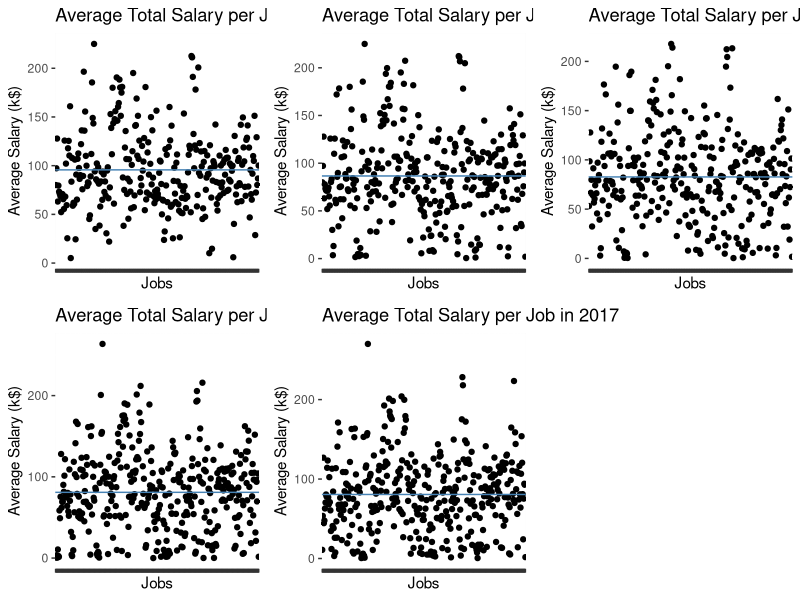
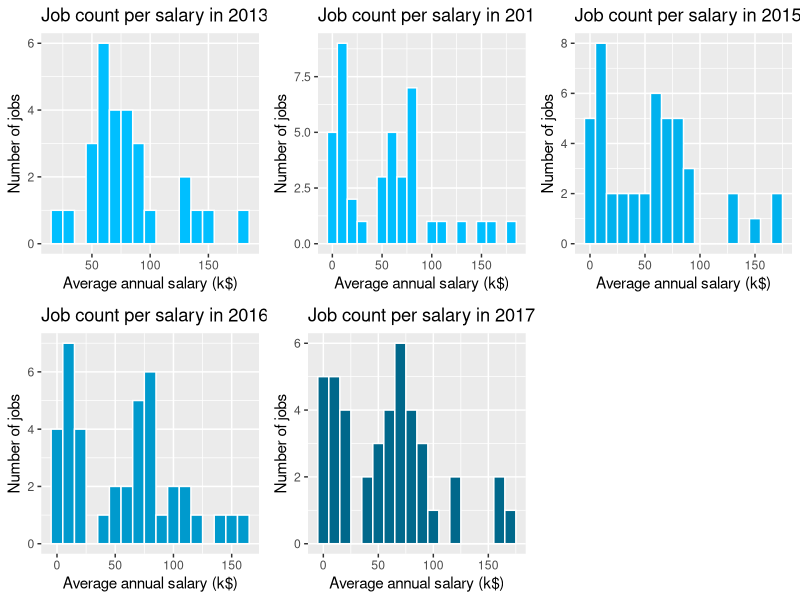
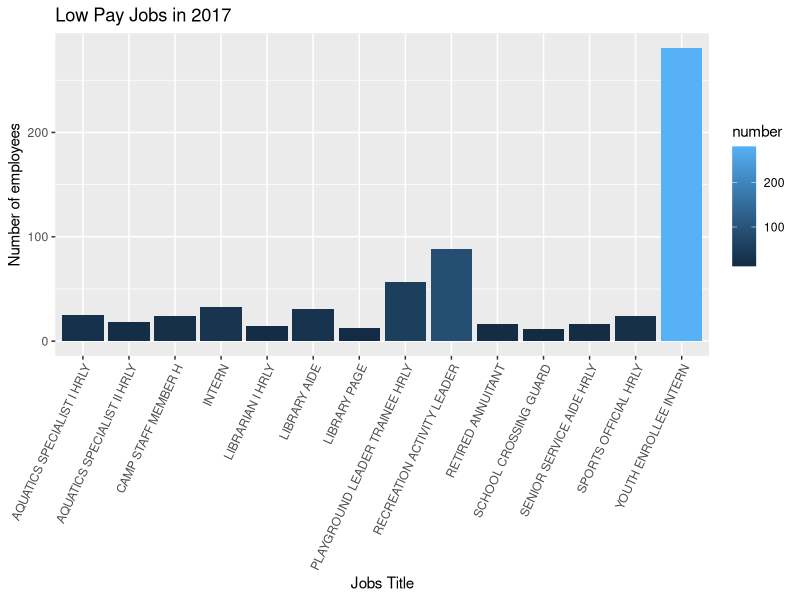
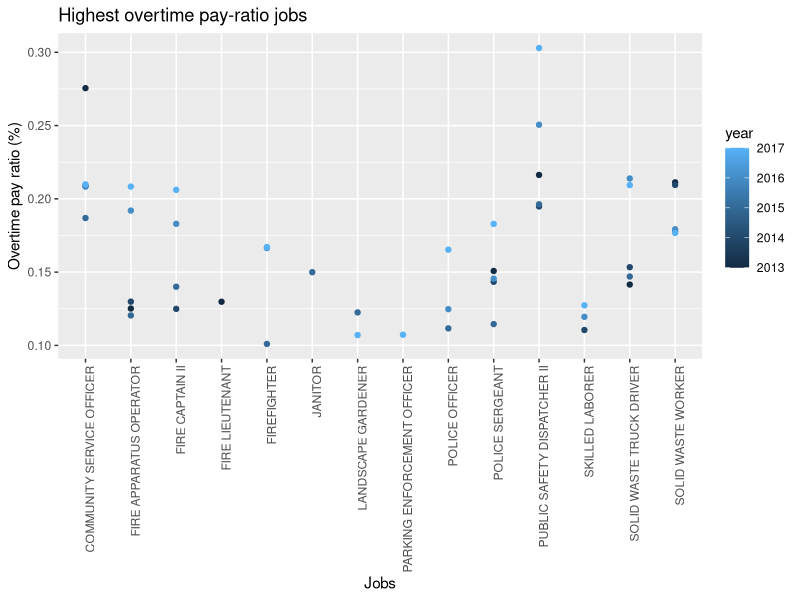
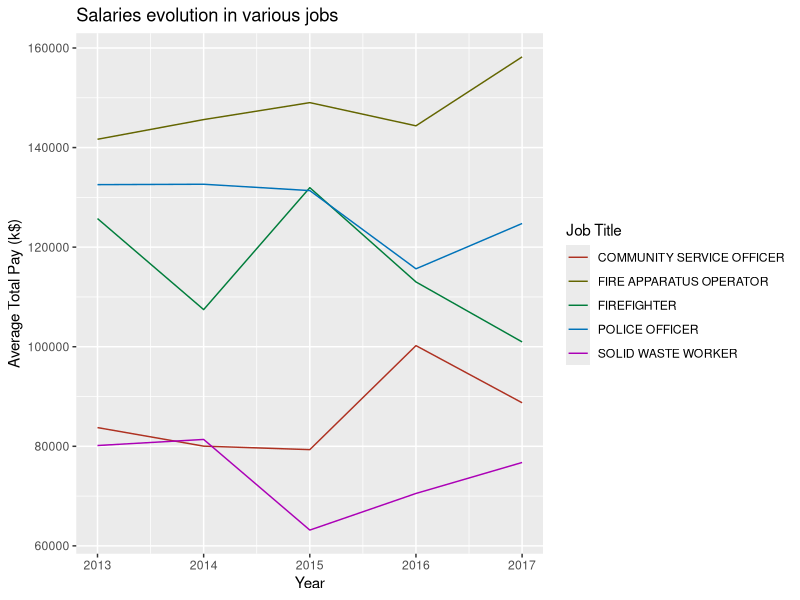

R code for these plots, in order:
# import the libraries that we will use 
# ggplot for drawing pictures plyr for dealing with datas and grid for ranging figures
install.packages("ggplot2")
install.packages("gridExtra")

library(ggplot2)
library(plyr)
library(grid)
library(gridExtra)

# set workspace -- write your own here
setwd("E:\\2018-2019_1\\R\\ComptRendu")

# open files of csv -> dataframe
Berkeley_2013 <- read.csv(file = "berkeley-2013.csv",header = TRUE,sep = ',')
Berkeley_2014 <- read.csv(file = "berkeley-2014.csv",header = TRUE,sep = ',')
Berkeley_2015 <- read.csv(file = "berkeley-2015.csv",header = TRUE,sep = ',')
Berkeley_2016 <- read.csv(file = "berkeley-2016.csv",header = TRUE,sep = ',')
Berkeley_2017 <- read.csv(file = "berkeley-2017.csv",header = TRUE,sep = ',')

# a little discription of dataframes
head(Berkeley_2013)
head(Berkeley_2014)
head(Berkeley_2015)
head(Berkeley_2016)
head(Berkeley_2017)

# have a look at how many people for each job
# these two functions do the same things
table(Berkeley_2017$Job.Title)
count(Berkeley_2017,vars="Job.Title")

# ----------------------------------------------------------

# First figure: General overview
# show the average salary of each job for these five yeas

# use ddply to regroup datas
# we will present it in k$
average_2013 <- ddply(Berkeley_2013,.(Job.Title),summarise,average_salary=mean(Total.Pay)/1000)
average_2014 <- ddply(Berkeley_2014,.(Job.Title),summarise,average_salary=mean(Total.Pay)/1000)
average_2015 <- ddply(Berkeley_2015,.(Job.Title),summarise,average_salary=mean(Total.Pay)/1000)
average_2016 <- ddply(Berkeley_2016,.(Job.Title),summarise,average_salary=mean(Total.Pay)/1000)
average_2017 <- ddply(Berkeley_2017,.(Job.Title),summarise,average_salary=mean(Total.Pay)/1000)

# draw the five figures for these five years
g1_13 <- ggplot(average_2013,aes(Job.Title,average_salary))+geom_point()+ggtitle("Average Total Salary per Job in 2013")+labs(x="Jobs", y="Average Salary (k$)")+theme(axis.text.x = element_blank())
g1_14 <- ggplot(average_2014,aes(Job.Title,average_salary))+geom_point()+ggtitle("Average Total Salary per Job in 2014")+labs(x="Jobs", y="Average Salary (k$)")+theme(axis.text.x = element_blank())
g1_15 <- ggplot(average_2015,aes(Job.Title,average_salary))+geom_point()+ggtitle("Average Total Salary per Job in 2015")+labs(x="Jobs", y="Average Salary (k$)")+theme(axis.text.x = element_blank())
g1_16 <- ggplot(average_2016,aes(Job.Title,average_salary))+geom_point()+ggtitle("Average Total Salary per Job in 2016")+labs(x="Jobs", y="Average Salary (k$)")+theme(axis.text.x = element_blank())
g1_17 <- ggplot(average_2017,aes(Job.Title,average_salary))+geom_point()+ggtitle("Average Total Salary per Job in 2017")+labs(x="Jobs", y="Average Salary (k$)")+theme(axis.text.x = element_blank())

# ... plot a line for mean.
#to know the average salary per job. We can see how many jobs are under and below
g1_13 <- g1_13 + geom_hline(yintercept=mean(average_2013$average_salary), color='steelblue')
g1_14 <- g1_14 + geom_hline(yintercept=mean(average_2014$average_salary),color='steelblue')
g1_15 <- g1_15 + geom_hline(yintercept=mean(average_2015$average_salary), color='steelblue')
g1_16 <- g1_16 + geom_hline(yintercept=mean(average_2016$average_salary),color='steelblue')
g1_17 <- g1_17 + geom_hline(yintercept=mean(average_2017$average_salary),color='steelblue')

# draw them in the same figure to compare more clearly
grid.arrange(g1_13,g1_14,g1_15,g1_16,g1_17,nrow=2)

# ----------------------------------------------------------
# Second figure
# point picture is so large, we want to range them and compare diffrent ranges for each year
# with this figure of different years, we can analyse the economie trend clearly

# In this dataframe, some job have only one observation, they are not credible
# From now on, we will only focus on the cols who have more than 10 observations

# inner function to calculate observation numbers, average total pay and average of overtime pay 
cal_number_average <- function(df){
  return (data.frame(number = nrow(df),average_total=mean(df$Total.Pay),average_overtime=mean(df$Overtime.Pay)))
}

# for each df, we group them by jobs by using the function above
average_2013_with_number <- ddply(Berkeley_2013,.(Job.Title),cal_number_average)
average_2014_with_number <- ddply(Berkeley_2014,.(Job.Title),cal_number_average)
average_2015_with_number <- ddply(Berkeley_2015,.(Job.Title),cal_number_average)
average_2016_with_number <- ddply(Berkeley_2016,.(Job.Title),cal_number_average)
average_2017_with_number <- ddply(Berkeley_2017,.(Job.Title),cal_number_average)

# select credible datas who has more than 10 observations
average_2013_credible <- subset(average_2013_with_number, number > 10)
average_2014_credible <- subset(average_2014_with_number, number > 10)
average_2015_credible <- subset(average_2015_with_number, number > 10)
average_2016_credible <- subset(average_2016_with_number, number > 10)
average_2017_credible <- subset(average_2017_with_number, number > 10)

# Plot
g2_13 <- ggplot(data = average_2013_credible,aes(x = average_total/1000,colour=year)) + geom_histogram(color = "white",fill = "deepskyblue",binwidth = 10) + ggtitle("Job count per salary in 2013") + labs(x="Average annual salary (k$)", y="Number of jobs")
g2_14 <- ggplot(data = average_2014_credible,aes(x = average_total/1000,colour=year))+geom_histogram(color = "white",fill = "deepskyblue1",binwidth = 10)+ ggtitle("Job count per salary in 2014") + labs(x="Average annual salary (k$)", y="Number of jobs")
g2_15 <- ggplot(data = average_2015_credible,aes(x = average_total/1000,colour=year))+geom_histogram(color = "white",fill = "deepskyblue2",binwidth = 10)+ ggtitle("Job count per salary in 2015") + labs(x="Average annual salary (k$)", y="Number of jobs")
g2_16 <- ggplot(data = average_2016_credible,aes(x = average_total/1000,colour=year))+geom_histogram(color = "white",fill = "deepskyblue3",binwidth = 10)+ ggtitle("Job count per salary in 2016") + labs(x="Average annual salary (k$)", y="Number of jobs")
g2_17 <- ggplot(data = average_2017_credible,aes(x = average_total/1000,colour=year))+geom_histogram(color = "white",fill = "deepskyblue4",binwidth = 10)+ ggtitle("Job count per salary in 2017") + labs(x="Average annual salary (k$)", y="Number of jobs")
grid.arrange(g2_13,g2_14,g2_15,g2_16,g2_17,nrow=2)
average_2013_credible

# ----------------------------------------------------------
# Third figure
# select jobs with a salary under the poverty threshold in 2017
low_2017 <- subset(average_2017_credible, average_total < 24000)
ggplot(data = low_2017,aes(x=Job.Title, y=number, fill=number))+geom_histogram(stat = "identity")+labs(title="Low Pay Jobs in 2017", x="Jobs Title", y="Number of employees")+theme(axis.text.x = element_text(angle = 65, hjust = 1))

# ----------------------------------------------------------
# Fourth figure
# Now we gonna analyse the overtime ratio to have a general look at different jobs

# connect these 5 dataframes and then plot it
# because we want to have a look of all the datas in one figure
# for each dataframe we add a colone to mark his year
average_2013_credible$year <- 2013
average_2014_credible$year <- 2014
average_2015_credible$year <- 2015
average_2016_credible$year <- 2016
average_2017_credible$year <- 2017

# add these five dataframes together
average_total_credible <- rbind(average_2013_credible,average_2014_credible,average_2015_credible,average_2016_credible,average_2017_credible)

# calculate the overtime ratio for each job
average_total_credible$overtime_ratio <- (average_total_credible$average_overtime)/(average_total_credible$average_total)

# select the ratio who is higher than 10%
average_total_credible_overtime <- subset(average_total_credible,overtime_ratio>0.1)

# Here we get a dataframe who contains all the credible datas
average_total_credible_overtime

# draw figure highest overtime pay-ratio jobs
ggplot(average_total_credible_overtime)+geom_point(aes(x=Job.Title,y=overtime_ratio,color=year))+theme(axis.text.x = element_text(angle = 90, hjust = 1))+labs(y="Overtime pay ratio (%)", x="Jobs", title = "Highest overtime pay-ratio jobs")


# ----------------------------------------------------------
# Fifth figure
# Here we continue analysing the jobs with high over-time ratio

# First chose five jobs we want to analyse for this figure
job1 <- subset(average_total_credible,Job.Title=="POLICE OFFICER")
job2 <- subset(average_total_credible,Job.Title=="COMMUNITY SERVICE OFFICER")
job3 <- subset(average_total_credible,Job.Title=="SOLID WASTE WORKER")
job4 <- subset(average_total_credible,Job.Title=="FIRE APPARATUS OPERATOR")
job5 <- subset(average_total_credible,Job.Title=="FIREFIGHTER")

# combien these five dataframes
jobs <- rbind(job1,job2,job3,job4,job5)

# plot
ggplot(jobs)+geom_line(aes(x=year,y=average_total,color=Job.Title))+labs(y="Average Total Pay (k$)", x = "Year", title = "Salaries evolution in various jobs")+ scale_colour_hue(name="Job Title", l=40)
